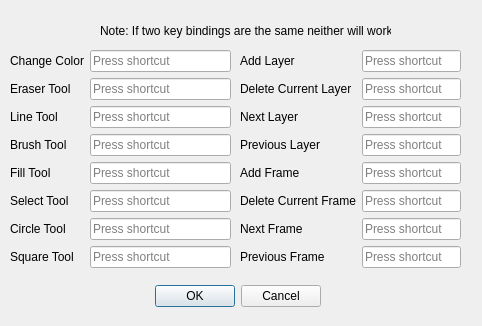
<?xml version="1.0" encoding="UTF-8"?>
<ui version="4.0">
 <class>KeyBindingDialog</class>
 <widget class="QDialog" name="KeyBindingDialog">
  <property name="geometry">
   <rect>
    <x>0</x>
    <y>0</y>
    <width>482</width>
    <height>326</height>
   </rect>
  </property>
  <property name="windowTitle">
   <string>Dialog</string>
  </property>
  <widget class="QDialogButtonBox" name="buttonBox">
   <property name="geometry">
    <rect>
     <x>-20</x>
     <y>280</y>
     <width>341</width>
     <height>32</height>
    </rect>
   </property>
   <property name="orientation">
    <enum>Qt::Horizontal</enum>
   </property>
   <property name="standardButtons">
    <set>QDialogButtonBox::Cancel|QDialogButtonBox::Ok</set>
   </property>
  </widget>
  <widget class="QWidget" name="formLayoutWidget">
   <property name="geometry">
    <rect>
     <x>10</x>
     <y>50</y>
     <width>221</width>
     <height>221</height>
    </rect>
   </property>
   <layout class="QFormLayout" name="formLayout">
    <item row="0" column="1">
     <widget class="QKeySequenceEdit" name="colorBind"/>
    </item>
    <item row="1" column="0">
     <widget class="QLabel" name="eraserLabel">
      <property name="text">
       <string>Eraser Tool</string>
      </property>
     </widget>
    </item>
    <item row="1" column="1">
     <widget class="QKeySequenceEdit" name="eraserBind"/>
    </item>
    <item row="2" column="0">
     <widget class="QLabel" name="lineLabel">
      <property name="text">
       <string>Line Tool</string>
      </property>
     </widget>
    </item>
    <item row="0" column="0">
     <widget class="QLabel" name="colorLabel">
      <property name="text">
       <string>Change Color</string>
      </property>
     </widget>
    </item>
    <item row="6" column="1">
     <widget class="QKeySequenceEdit" name="circleBind"/>
    </item>
    <item row="5" column="1">
     <widget class="QKeySequenceEdit" name="selectBind"/>
    </item>
    <item row="4" column="1">
     <widget class="QKeySequenceEdit" name="fillBind"/>
    </item>
    <item row="3" column="1">
     <widget class="QKeySequenceEdit" name="brushBind"/>
    </item>
    <item row="2" column="1">
     <widget class="QKeySequenceEdit" name="lineBind"/>
    </item>
    <item row="3" column="0">
     <widget class="QLabel" name="brushLabel">
      <property name="text">
       <string>Brush Tool</string>
      </property>
     </widget>
    </item>
    <item row="4" column="0">
     <widget class="QLabel" name="fillLabel">
      <property name="text">
       <string>Fill Tool</string>
      </property>
     </widget>
    </item>
    <item row="5" column="0">
     <widget class="QLabel" name="selectLabel">
      <property name="text">
       <string>Select Tool</string>
      </property>
     </widget>
    </item>
    <item row="6" column="0">
     <widget class="QLabel" name="circleLabel">
      <property name="text">
       <string>Circle Tool</string>
      </property>
     </widget>
    </item>
    <item row="7" column="0">
     <widget class="QLabel" name="squareLabel">
      <property name="text">
       <string>Square Tool</string>
      </property>
     </widget>
    </item>
    <item row="7" column="1">
     <widget class="QKeySequenceEdit" name="squareBind"/>
    </item>
   </layout>
  </widget>
  <widget class="QWidget" name="formLayoutWidget_2">
   <property name="geometry">
    <rect>
     <x>240</x>
     <y>50</y>
     <width>221</width>
     <height>221</height>
    </rect>
   </property>
   <layout class="QFormLayout" name="formLayout_2">
    <item row="0" column="0">
     <widget class="QLabel" name="addLayerLabel">
      <property name="text">
       <string>Add Layer</string>
      </property>
     </widget>
    </item>
    <item row="0" column="1">
     <widget class="QKeySequenceEdit" name="addLayerBind"/>
    </item>
    <item row="1" column="0">
     <widget class="QLabel" name="deleteLayerLabel">
      <property name="text">
       <string>Delete Current Layer</string>
      </property>
     </widget>
    </item>
    <item row="1" column="1">
     <widget class="QKeySequenceEdit" name="deleteLayerBind"/>
    </item>
    <item row="2" column="0">
     <widget class="QLabel" name="nextLayerLabel">
      <property name="text">
       <string>Next Layer</string>
      </property>
     </widget>
    </item>
    <item row="2" column="1">
     <widget class="QKeySequenceEdit" name="nextLayerBind"/>
    </item>
    <item row="3" column="0">
     <widget class="QLabel" name="previousLayerLabel">
      <property name="text">
       <string>Previous Layer</string>
      </property>
     </widget>
    </item>
    <item row="3" column="1">
     <widget class="QKeySequenceEdit" name="previousLayerBind"/>
    </item>
    <item row="4" column="0">
     <widget class="QLabel" name="addFrameLabel">
      <property name="text">
       <string>Add Frame</string>
      </property>
     </widget>
    </item>
    <item row="4" column="1">
     <widget class="QKeySequenceEdit" name="addFrameBind"/>
    </item>
    <item row="5" column="0">
     <widget class="QLabel" name="deleteFrameLabel">
      <property name="text">
       <string>Delete Current Frame</string>
      </property>
     </widget>
    </item>
    <item row="5" column="1">
     <widget class="QKeySequenceEdit" name="deleteFrameBind"/>
    </item>
    <item row="6" column="0">
     <widget class="QLabel" name="nextFrameLabel">
      <property name="text">
       <string>Next Frame</string>
      </property>
     </widget>
    </item>
    <item row="6" column="1">
     <widget class="QKeySequenceEdit" name="nextFrameBind"/>
    </item>
    <item row="7" column="0">
     <widget class="QLabel" name="previousFrameLabel">
      <property name="text">
       <string>Previous Frame</string>
      </property>
     </widget>
    </item>
    <item row="7" column="1">
     <widget class="QKeySequenceEdit" name="previousFrameBind"/>
    </item>
   </layout>
  </widget>
  <widget class="QLabel" name="label">
   <property name="geometry">
    <rect>
     <x>100</x>
     <y>20</y>
     <width>291</width>
     <height>21</height>
    </rect>
   </property>
   <property name="text">
    <string>Note: If two key bindings are the same neither will work.</string>
   </property>
  </widget>
 </widget>
 <resources/>
 <connections>
  <connection>
   <sender>buttonBox</sender>
   <signal>accepted()</signal>
   <receiver>KeyBindingDialog</receiver>
   <slot>accept()</slot>
   <hints>
    <hint type="sourcelabel">
     <x>248</x>
     <y>254</y>
    </hint>
    <hint type="destinationlabel">
     <x>157</x>
     <y>274</y>
    </hint>
   </hints>
  </connection>
  <connection>
   <sender>buttonBox</sender>
   <signal>rejected()</signal>
   <receiver>KeyBindingDialog</receiver>
   <slot>reject()</slot>
   <hints>
    <hint type="sourcelabel">
     <x>316</x>
     <y>260</y>
    </hint>
    <hint type="destinationlabel">
     <x>286</x>
     <y>274</y>
    </hint>
   </hints>
  </connection>
 </connections>
</ui>
